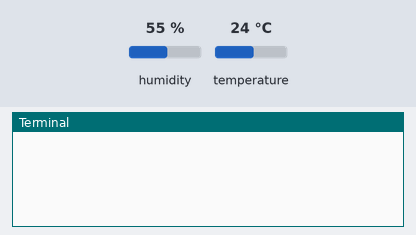
Recording of a program running on a simulated Raspberry Pi (BCM pin numbers). On the bench: the last lines printed to the terminal. The test bench sets the inputs (shaded band); at power-on: humidity 55 %, temperature 24 °C.

Above: at 1.2 s.
1.3 s: humidity set to 22 %
At 2.4 s:
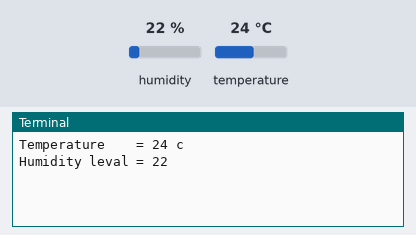
3.5 s: temperature set to 12 °C
At 5.3 s:
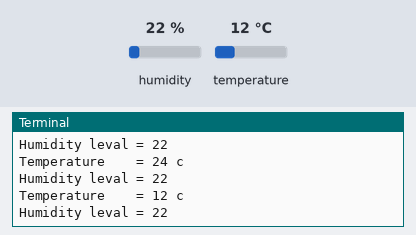
5.7 s: humidity set to 40 %
At 7.3 s:
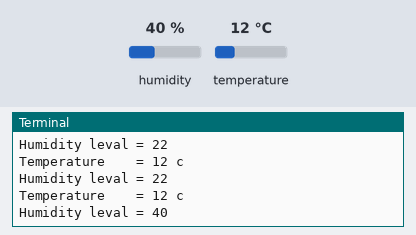

Measured:
- after the input at 1.3 s, the terminal: prints a new line after 0.23 s (image 1)
- after the input at 3.5 s, the terminal: prints a new line after 1.1 s (image 2)
- after the input at 5.7 s, the terminal: prints a new line after 0.40 s (image 3)

The program:

malithDHT11.py
```python
import Adafruit_DHT
import time

sensor = Adafruit_DHT.DHT11

pin = 4


while True:
    time.sleep(1)

    humidity, temperature = Adafruit_DHT.read_retry(sensor, pin)

    if humidity is not None and temperature is not None:
        #print('Temp={0:0.1f}*C  Humidity={1:0.1f}%'.format(temperature, humidity))
        print "Temperature    = %d c" %int(temperature)
        print "Humidity leval = %d " %int(humidity)
    else:
        print("Failed to get reading. Try again!")


print "Malith"
```
